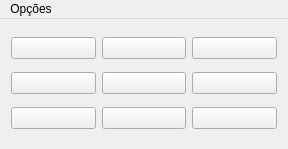
<?xml version="1.0" encoding="UTF-8"?>
<ui version="4.0">
 <class>JanelaPrincipal</class>
 <widget class="QMainWindow" name="JanelaPrincipal">
  <property name="geometry">
   <rect>
    <x>0</x>
    <y>0</y>
    <width>288</width>
    <height>149</height>
   </rect>
  </property>
  <property name="windowTitle">
   <string>Jogo Da Velha</string>
  </property>
  <widget class="QWidget" name="centralWidget">
   <layout class="QVBoxLayout" name="verticalLayout">
    <item>
     <layout class="QHBoxLayout" name="horizontalLayout">
      <item>
       <widget class="QPushButton" name="A1">
        <property name="text">
         <string/>
        </property>
       </widget>
      </item>
      <item>
       <widget class="QPushButton" name="B1">
        <property name="text">
         <string/>
        </property>
       </widget>
      </item>
      <item>
       <widget class="QPushButton" name="C1">
        <property name="text">
         <string/>
        </property>
       </widget>
      </item>
     </layout>
    </item>
    <item>
     <layout class="QHBoxLayout" name="horizontalLayout_2">
      <item>
       <widget class="QPushButton" name="A1_2">
        <property name="text">
         <string/>
        </property>
       </widget>
      </item>
      <item>
       <widget class="QPushButton" name="B1_2">
        <property name="text">
         <string/>
        </property>
       </widget>
      </item>
      <item>
       <widget class="QPushButton" name="C1_2">
        <property name="text">
         <string/>
        </property>
       </widget>
      </item>
     </layout>
    </item>
    <item>
     <layout class="QHBoxLayout" name="horizontalLayout_3">
      <item>
       <widget class="QPushButton" name="A1_3">
        <property name="text">
         <string/>
        </property>
       </widget>
      </item>
      <item>
       <widget class="QPushButton" name="B1_3">
        <property name="text">
         <string/>
        </property>
       </widget>
      </item>
      <item>
       <widget class="QPushButton" name="C1_3">
        <property name="text">
         <string/>
        </property>
       </widget>
      </item>
     </layout>
    </item>
   </layout>
  </widget>
  <widget class="QMenuBar" name="menuBar">
   <property name="geometry">
    <rect>
     <x>0</x>
     <y>0</y>
     <width>288</width>
     <height>26</height>
    </rect>
   </property>
   <widget class="QMenu" name="menuOp_es">
    <property name="title">
     <string>Opções</string>
    </property>
    <addaction name="actionReiniciar"/>
   </widget>
   <addaction name="menuOp_es"/>
  </widget>
  <action name="actionReiniciar">
   <property name="text">
    <string>Reiniciar</string>
   </property>
  </action>
 </widget>
 <layoutdefault spacing="6" margin="11"/>
 <resources/>
 <connections/>
</ui>
